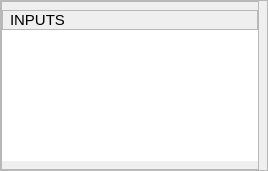
                                          <widget class="QFrame" name="inputs_frame">
                                           <property name="maximumSize">
                                            <size>
                                             <width>16777215</width>
                                             <height>171</height>
                                            </size>
                                           </property>
                                           <property name="frameShape">
                                            <enum>QFrame::StyledPanel</enum>
                                           </property>
                                           <property name="frameShadow">
                                            <enum>QFrame::Raised</enum>
                                           </property>
                                           <layout class="QHBoxLayout" name="horizontalLayout">
                                            <property name="leftMargin">
                                             <number>0</number>
                                            </property>
                                            <property name="topMargin">
                                             <number>0</number>
                                            </property>
                                            <property name="rightMargin">
                                             <number>8</number>
                                            </property>
                                            <property name="bottomMargin">
                                             <number>0</number>
                                            </property>
                                            <item>
                                             <widget class="QFrame" name="intput_treeWid_frame">
                                              <property name="frameShape">
                                               <enum>QFrame::StyledPanel</enum>
                                              </property>
                                              <property name="frameShadow">
                                               <enum>QFrame::Raised</enum>
                                              </property>
                                              <layout class="QGridLayout" name="gridLayout_21">
                                               <property name="leftMargin">
                                                <number>0</number>
                                               </property>
                                               <property name="topMargin">
                                                <number>8</number>
                                               </property>
                                               <property name="rightMargin">
                                                <number>0</number>
                                               </property>
                                               <property name="bottomMargin">
                                                <number>8</number>
                                               </property>
                                               <property name="spacing">
                                                <number>0</number>
                                               </property>
                                               <item row="1" column="1">
                                                <widget class="QTreeWidget" name="input_TreeWid">
                                                 <property name="minimumSize">
                                                  <size>
                                                   <width>200</width>
                                                   <height>0</height>
                                                  </size>
                                                 </property>
                                                 <property name="font">
                                                  <font>
                                                   <family>Segoe UI</family>
                                                   <pointsize>10</pointsize>
                                                  </font>
                                                 </property>
                                                 <property name="frameShape">
                                                  <enum>QFrame::NoFrame</enum>
                                                 </property>
                                                 <property name="frameShadow">
                                                  <enum>QFrame::Sunken</enum>
                                                 </property>
                                                 <property name="horizontalScrollMode">
                                                  <enum>QAbstractItemView::ScrollPerItem</enum>
                                                 </property>
                                                 <property name="columnCount">
                                                  <number>0</number>
                                                 </property>
                                                 <attribute name="headerVisible">
                                                  <bool>false</bool>
                                                 </attribute>
                                                 <attribute name="headerCascadingSectionResizes">
                                                  <bool>false</bool>
                                                 </attribute>
                                                </widget>
                                               </item>
                                               <item row="0" column="1">
                                                <widget class="QFrame" name="input_label_frame">
                                                 <property name="minimumSize">
                                                  <size>
                                                   <width>10</width>
                                                   <height>0</height>
                                                  </size>
                                                 </property>
                                                 <property name="frameShape">
                                                  <enum>QFrame::StyledPanel</enum>
                                                 </property>
                                                 <property name="frameShadow">
                                                  <enum>QFrame::Raised</enum>
                                                 </property>
                                                 <layout class="QHBoxLayout" name="horizontalLayout_2">
                                                  <property name="spacing">
                                                   <number>0</number>
                                                  </property>
                                                  <property name="leftMargin">
                                                   <number>7</number>
                                                  </property>
                                                  <property name="topMargin">
                                                   <number>0</number>
                                                  </property>
                                                  <property name="rightMargin">
                                                   <number>7</number>
                                                  </property>
                                                  <property name="bottomMargin">
                                                   <number>0</number>
                                                  </property>
                                                  <item>
                                                   <widget class="QLabel" name="input_label">
                                                    <property name="minimumSize">
                                                     <size>
                                                      <width>10</width>
                                                      <height>0</height>
                                                     </size>
                                                    </property>
                                                    <property name="font">
                                                     <font>
                                                      <family>Segoe UI</family>
                                                      <pointsize>11</pointsize>
                                                     </font>
                                                    </property>
                                                    <property name="layoutDirection">
                                                     <enum>Qt::LeftToRight</enum>
                                                    </property>
                                                    <property name="text">
                                                     <string>INPUTS</string>
                                                    </property>
                                                    <property name="alignment">
                                                     <set>Qt::AlignLeading|Qt::AlignLeft|Qt::AlignVCenter</set>
                                                    </property>
                                                   </widget>
                                                  </item>
                                                 </layout>
                                                </widget>
                                               </item>
                                              </layout>
                                             </widget>
                                            </item>
                                           </layout>
                                          </widget>
